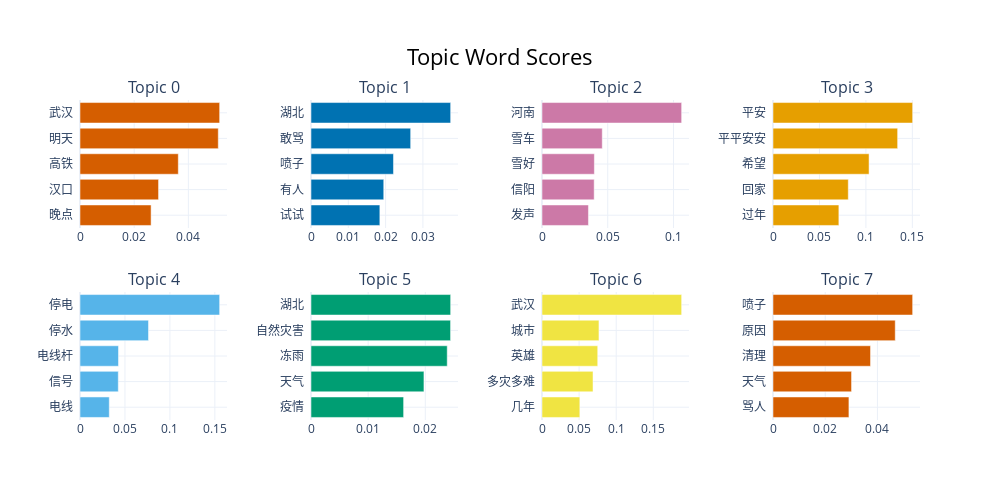

The notebook cell this image was saved under:
### Code cell
topic_model.visualize_barchart()

### Figure 1 — Plotly figure (JSON) as saved in the notebook; plotly's stock layout.template omitted (floating-point values rounded to 4 significant figures)
{"data": [{"marker": {"color": "#D55E00"}, "orientation": "h", "x": [0.02625, 0.02899, 0.03629, 0.05104, 0.05155], "y": ["晚点  ", "汉口  ", "高铁  ", "明天  ", "武汉  "], "type": "bar", "xaxis": "x", "yaxis": "y"}, {"marker": {"color": "#0072B2"}, "orientation": "h", "x": [0.01845, 0.0195, 0.0221, 0.02671, 0.03743], "y": ["试试  ", "有人  ", "喷子  ", "敢骂  ", "湖北  "], "type": "bar", "xaxis": "x2", "yaxis": "y2"}, {"marker": {"color": "#CC79A7"}, "orientation": "h", "x": [0.03532, 0.03968, 0.03982, 0.04582, 0.1062], "y": ["发声  ", "信阳  ", "雪好  ", "雪车  ", "河南  "], "type": "bar", "xaxis": "x3", "yaxis": "y3"}, {"marker": {"color": "#E69F00"}, "orientation": "h", "x": [0.0709, 0.08103, 0.1034, 0.1342, 0.1503], "y": ["过年  ", "回家  ", "希望  ", "平平安安  ", "平安  "], "type": "bar", "xaxis": "x4", "yaxis": "y4"}, {"marker": {"color": "#56B4E9"}, "orientation": "h", "x": [0.03257, 0.04259, 0.04281, 0.0762, 0.1553], "y": ["电线  ", "信号  ", "电线杆  ", "停水  ", "停电  "], "type": "bar", "xaxis": "x5", "yaxis": "y5"}, {"marker": {"color": "#009E73"}, "orientation": "h", "x": [0.01621, 0.01977, 0.02384, 0.02442, 0.02444], "y": ["疫情  ", "天气  ", "冻雨  ", "自然灾害  ", "湖北  "], "type": "bar", "xaxis": "x6", "yaxis": "y6"}, {"marker": {"color": "#F0E442"}, "orientation": "h", "x": [0.051, 0.06878, 0.07511, 0.07677, 0.1882], "y": ["几年  ", "多灾多难  ", "英雄  ", "城市  ", "武汉  "], "type": "bar", "xaxis": "x7", "yaxis": "y7"}, {"marker": {"color": "#D55E00"}, "orientation": "h", "x": [0.02908, 0.03009, 0.03736, 0.04682, 0.05349], "y": ["骂人  ", "天气  ", "清理  ", "原因  ", "喷子  "], "type": "bar", "xaxis": "x8", "yaxis": "y8"}], "layout": {"xaxis": {"anchor": "y", "domain": [0.0, 0.175], "showgrid": true}, "yaxis": {"anchor": "x", "domain": [0.6, 1.0], "showgrid": true}, "xaxis2": {"anchor": "y2", "domain": [0.275, 0.45], "showgrid": true}, "yaxis2": {"anchor": "x2", "domain": [0.6, 1.0], "showgrid": true}, "xaxis3": {"anchor": "y3", "domain": [0.55, 0.725], "showgrid": true}, "yaxis3": {"anchor": "x3", "domain": [0.6, 1.0], "showgrid": true}, "xaxis4": {"anchor": "y4", "domain": [0.825, 1.0], "showgrid": true}, "yaxis4": {"anchor": "x4", "domain": [0.6, 1.0], "showgrid": true}, "xaxis5": {"anchor": "y5", "domain": [0.0, 0.175], "showgrid": true}, "yaxis5": {"anchor": "x5", "domain": [0.0, 0.4], "showgrid": true}, "xaxis6": {"anchor": "y6", "domain": [0.275, 0.45], "showgrid": true}, "yaxis6": {"anchor": "x6", "domain": [0.0, 0.4], "showgrid": true}, "xaxis7": {"anchor": "y7", "domain": [0.55, 0.725], "showgrid": true}, "yaxis7": {"anchor": "x7", "domain": [0.0, 0.4], "showgrid": true}, "xaxis8": {"anchor": "y8", "domain": [0.825, 1.0], "showgrid": true}, "yaxis8": {"anchor": "x8", "domain": [0.0, 0.4], "showgrid": true}, "annotations": [{"font": {"size": 16}, "showarrow": false, "text": "Topic 0", "x": 0.0875, "xanchor": "center", "xref": "paper", "y": 1.0, "yanchor": "bottom", "yref": "paper"}, {"font": {"size": 16}, "showarrow": false, "text": "Topic 1", "x": 0.3625, "xanchor": "center", "xref": "paper", "y": 1.0, "yanchor": "bottom", "yref": "paper"}, {"font": {"size": 16}, "showarrow": false, "text": "Topic 2", "x": 0.6375, "xanchor": "center", "xref": "paper", "y": 1.0, "yanchor": "bottom", "yref": "paper"}, {"font": {"size": 16}, "showarrow": false, "text": "Topic 3", "x": 0.9125, "xanchor": "center", "xref": "paper", "y": 1.0, "yanchor": "bottom", "yref": "paper"}, {"font": {"size": 16}, "showarrow": false, "text": "Topic 4", "x": 0.0875, "xanchor": "center", "xref": "paper", "y": 0.4, "yanchor": "bottom", "yref": "paper"}, {"font": {"size": 16}, "showarrow": false, "text": "Topic 5", "x": 0.3625, "xanchor": "center", "xref": "paper", "y": 0.4, "yanchor": "bottom", "yref": "paper"}, {"font": {"size": 16}, "showarrow": false, "text": "Topic 6", "x": 0.6375, "xanchor": "center", "xref": "paper", "y": 0.4, "yanchor": "bottom", "yref": "paper"}, {"font": {"size": 16}, "showarrow": false, "text": "Topic 7", "x": 0.9125, "xanchor": "center", "xref": "paper", "y": 0.4, "yanchor": "bottom", "yref": "paper"}], "title": {"font": {"size": 22, "color": "Black"}, "text": "Topic Word Scores", "x": 0.5, "xanchor": "center", "yanchor": "top"}, "hoverlabel": {"font": {"size": 16, "family": "Rockwell"}, "bgcolor": "white"}, "showlegend": false, "width": 1000, "height": 500}}
